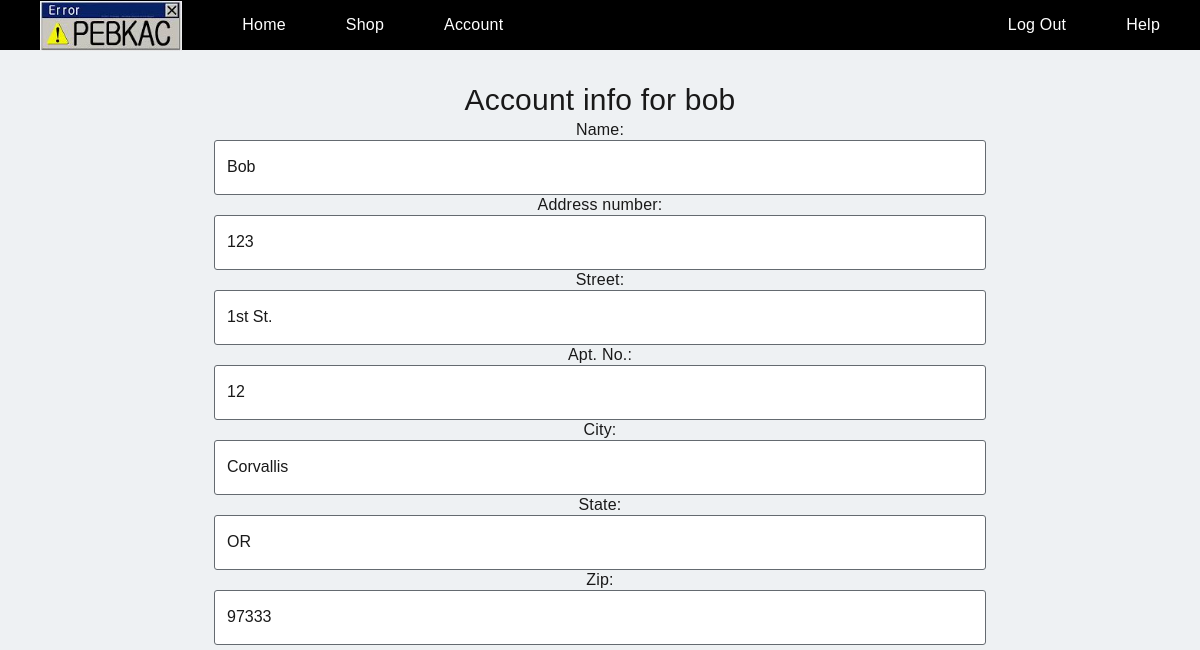
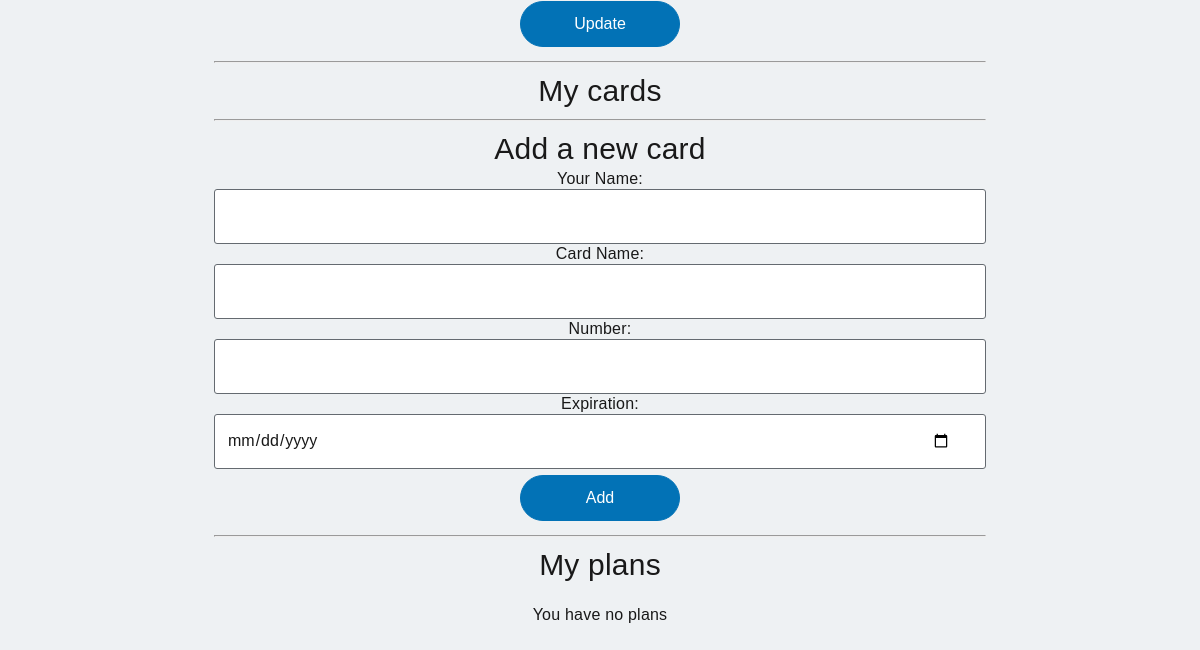
The app's page /account.php (signed in), older data (2 pictures, top to bottom).
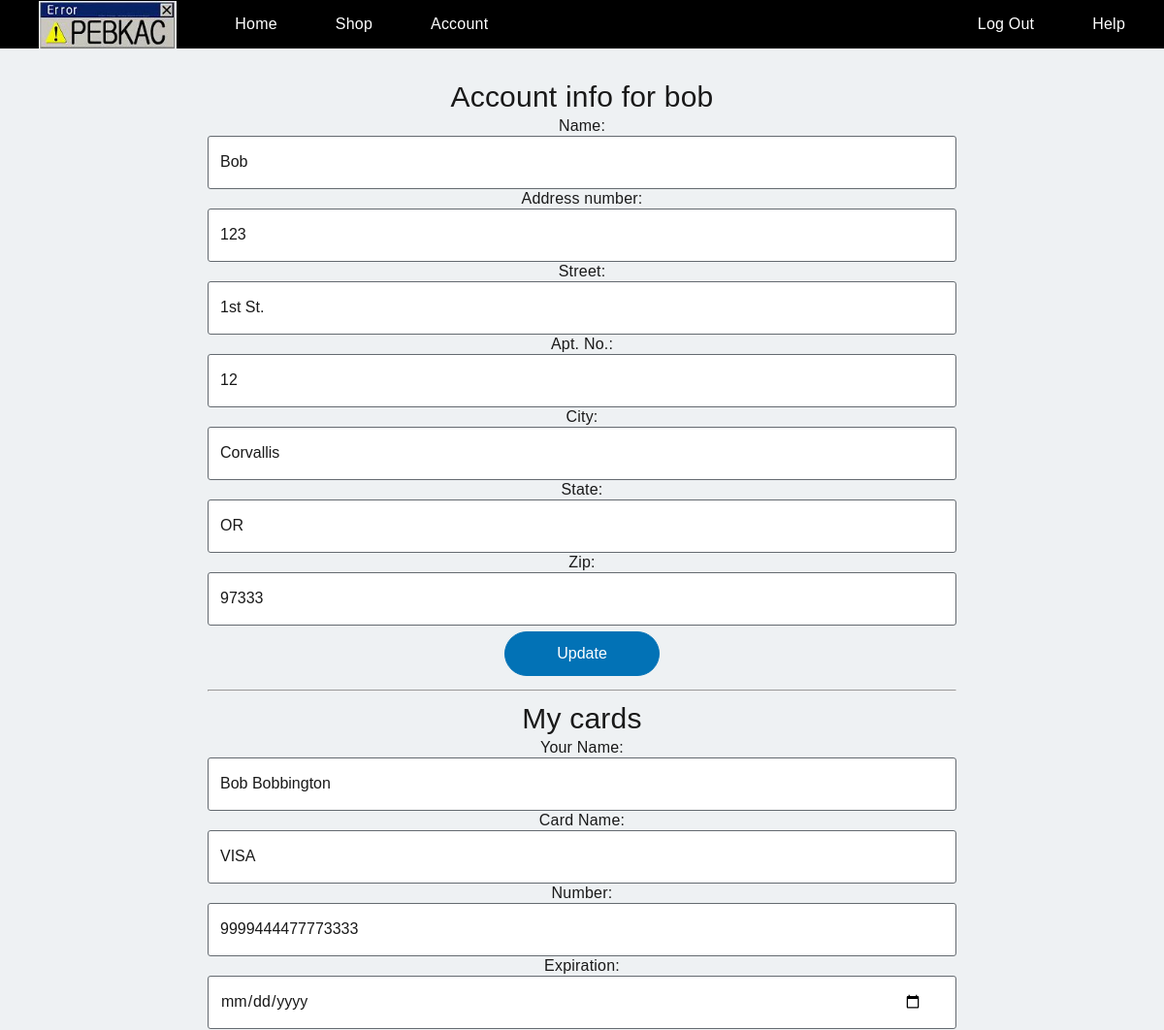
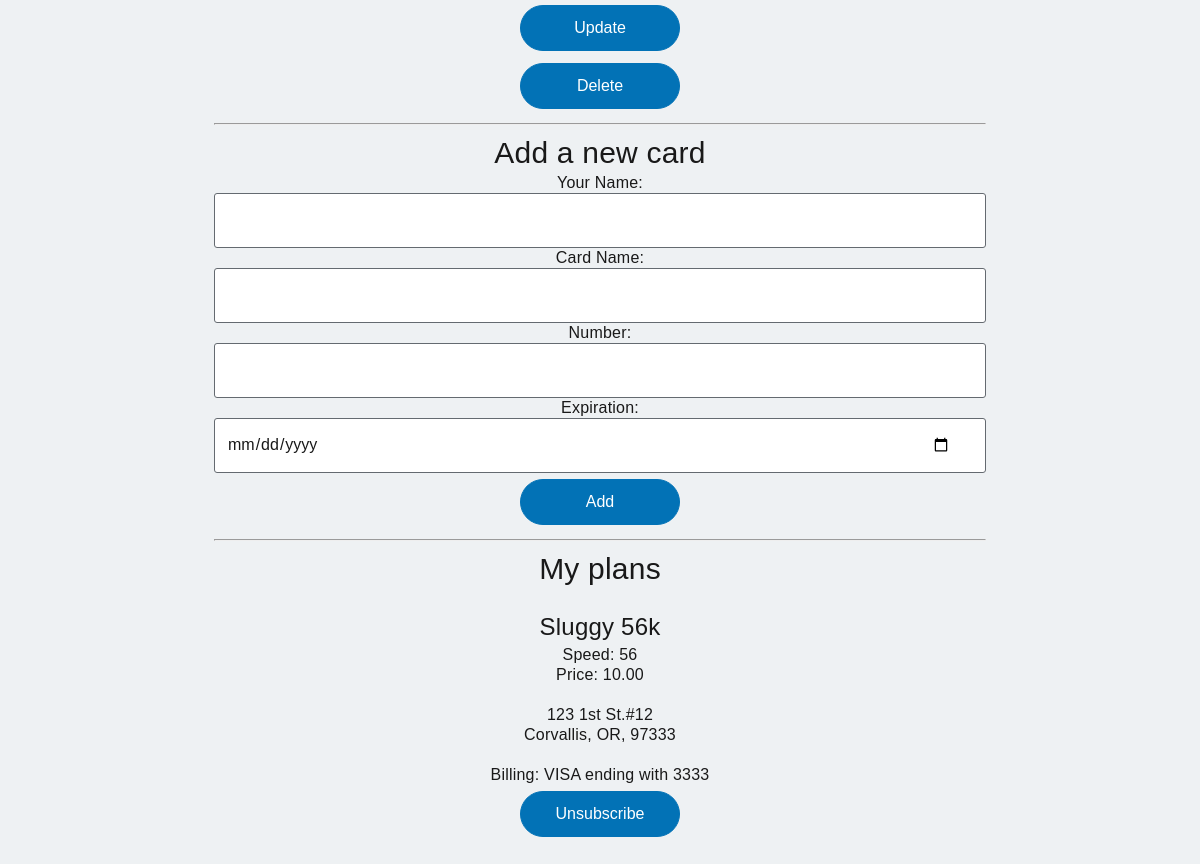
The same page, newer data (2 pictures, top to bottom).
### tables this page shows
CREATE TABLE Customer (
	id				INT AUTO_INCREMENT NOT NULL,
	username		VARCHAR(255) UNIQUE NOT NULL,
    	pass			CHAR(32),
    name			VARCHAR(255) NOT NULL,
	address_id		INT,
	PRIMARY KEY (id),
	FOREIGN KEY (address_id) REFERENCES Address(id) ON DELETE SET NULL
);

CREATE TABLE Address (
	id				INT AUTO_INCREMENT NOT NULL,
	num				INT NOT NULL,
	street			VARCHAR(255) NOT NULL,
	apt_no			INT,
    city			VARCHAR(255) NOT NULL,
	state				CHAR(2) NOT NULL,
	zip				DECIMAL(5) NOT NULL,
	PRIMARY KEY (id)
);

CREATE TABLE Billing_Info (
	id				INT AUTO_INCREMENT NOT NULL,
	cc_number		DECIMAL(16) NOT NULL,
	cc_type			VARCHAR(255) NOT NULL,
	expiration_date	DATE NOT NULL,
	name			VARCHAR(255) NOT NULL,
	user_id			INT NOT NULL,
	PRIMARY KEY (id),
	FOREIGN KEY (user_id) REFERENCES Customer(id) ON DELETE CASCADE
);

CREATE TABLE Subscription (
	plan_id			INT,
	address_id		INT,
	billing_id		INT,
	customer_id		INT,
	PRIMARY KEY (plan_id, address_id),  
	FOREIGN KEY (billing_id) REFERENCES Billing_Info(id) ON DELETE CASCADE,
	FOREIGN KEY (customer_id) REFERENCES Customer(id) ON DELETE CASCADE,
	FOREIGN KEY (address_id) REFERENCES Address(id) ON DELETE CASCADE
);

CREATE TABLE Plan (
	id				INT AUTO_INCREMENT NOT NULL,
	name			VARCHAR(255),
	price			DECIMAL(9, 2),
	speed			INT,
	added_by		INT,
	PRIMARY KEY (id),
	FOREIGN KEY (added_by) REFERENCES Employee(id) ON DELETE SET NULL
);

### public/setup.php (called while the page is built, shortened)
<?php
function is_logged_in() {
  if(isset($_SESSION['type'])) {
	return True;
  } else {
  	return False;
  }
}
function clean_input($data) {
	$data = trim($data);
	$data = stripslashes($data);
	$data = htmlspecialchars($data);
	return $data;
}

### public/account.php (the view, shortened to what this page needs)
<?php include '_header.php' ?>
<?php
	if(isset($_SESSION['type']) && isset($_SESSION['user']) && $_SESSION['type'] == 'customer') {
		$conn = mysqli_connect(DB_HOST, DB_USER, DB_PASSWORD, DB_NAME);
		$result = mysqli_query($conn, "SELECT c.username, c.name, a.num, a.street, a.apt_no, a.city, a.state, a.zip FROM Customer c LEFT JOIN Address a ON c.address_id = a.id WHERE c.id = " . $_SESSION['id']);
		$userInfo = mysqli_fetch_row($result);
		echo '<h1>Account info for ' . clean_input($userInfo[0]) . '</h1>';
		echo '<form action="updateaccount.php"  method="post">';
		echo 'Name: <input type="text" name="name" autocomplete=off required pattern=".{3,255}" title="3 to 255 characters" value="' . clean_input($userInfo[1]) . '"><br>';
		echo 'Address number: <input type="text" name="num" autocomplete=off pattern="([0-9])*" required title="Enter a number" value=' . clean_input($userInfo[2]) . '><br>';
		echo 'Street: <input type="text" name="street" autocomplete=off required pattern=".{3,255}" title="3 to 255 characters" value="' . clean_input($userInfo[3]) . '"><br>';
		echo 'Apt. No.: <input type="text" name="apt" autocomplete=off pattern="([0-9])*" title="Enter a number" value=' . clean_input($userInfo[4]) . '><br>';
		echo 'City: <input type="text" name="city" autocomplete=off required pattern=".{3,255}" title="3 to 255 characters" value="' . clean_input($userInfo[5]) . '"><br>';
		echo 'State: <input type="text" name="state" autocomplete=off pattern="([A-Z]){2,2}" required title="2 letters" value=' . clean_input($userInfo[6]) . '><br>';
		echo 'Zip: <input type="text" name="zip" autocomplete=off required pattern="[0-9]{5,5}" title="5 digits" value=' . clean_input($userInfo[7]) . '><br>';
		echo '<div class="x-flex__content"><input type="submit" name="action" value="Update" class="x-button--solid"></div>';
		echo '</form>';
		$result = mysqli_query($conn, "SELECT id, name, cc_type, cc_number, expiration_date FROM Billing_Info WHERE user_id = " . $_SESSION['id']);
		$num_row = mysqli_num_rows($result);
		echo "<hr>";
		echo "<h1>My cards</h1>";
		for($i = 0; $i < $num_row; $i++) {
			$cardInfo = mysqli_fetch_row($result);
			echo '<form action="updatebilling.php" method="post">';
			echo 'Your Name: <input type="text" name="name" autocomplete=off required pattern=".{3,255}" title="3 to 255 characters" value="' . clean_input($cardInfo[1]) . '"><br>';
			echo 'Card Name: <input type="text" name="card" autocomplete=off required pattern=".{3,255}" title="3 to 255 characters" value=' . clean_input($cardInfo[2]) . '><br>';
			echo 'Number: <input type="text" name="number" autocomplete=off required pattern="([0-9]){16,16}" required title="16 digits" value=' . clean_input($cardInfo[3]) . '><br>';
			echo 'Expiration: <input type="date" name="exp" autocomplete=off required value=' . clean_input($cardInfo[4]) . '><br>';
			echo '<div class="x-flex__content"><input type="submit" name="action" value="Update" class="x-button--solid"></div>';
			echo '<div class="x-flex__content"><input type="submit" name="action" value="Delete" class="x-button--solid"></div>';
			echo '</form>';
		}
		echo "<hr>";
		echo "<h1>Add a new card</h1>";
		echo '<form action="addbilling.php" method="post">';
		echo 'Your Name: <input type="text" name="name" pattern=".{3,255}" title="3 to 255 characters" autocomplete=off required><br>';
		echo 'Card Name: <input type="text" name="card" pattern=".{3,255}" title="3 to 255 characters" autocomplete=off required><br>';
		echo 'Number: <input type="text" name="number" pattern="([0-9]){16,16}" required title="16 digits" autocomplete=off required><br>';
		echo 'Expiration: <input type="date" name="exp" autocomplete=off required><br>';
		echo '<div class="x-flex__content"><input type="submit" name="add" value="Add" class="x-button--solid"></div>';
		echo '</form>';
		echo '<hr><h1>My plans</h1><br>';
		$query = 'SELECT s.plan_id, s.address_id, s.billing_id, p.name, p.price, p.speed FROM Subscription s LEFT JOIN Plan p ON s.plan_id = p.id WHERE customer_id = ' . $_SESSION['id'];
		$result = mysqli_query($conn, $query);
		$num_row = mysqli_num_rows($result);
		if($num_row == 0) {
			echo "You have no plans";
		}
		for($i = 0; $i < $num_row; $i++) {
			$planInfo = mysqli_fetch_row($result);
			$query = "SELECT a.num, a.street, a.apt_no, a.city, a.state, a.zip FROM Address a WHERE a.id = " . $planInfo[1];
			$addressResult = mysqli_query($conn, $query);
			$addressInfo = mysqli_fetch_row($addressResult);
			$query = "SELECT cc_type, cc_number FROM Billing_Info WHERE id = " . $planInfo[2];
			$billingResult = mysqli_query($conn, $query);
			$billingInfo = mysqli_fetch_row($billingResult);
			echo '<h2>' . clean_input($planInfo[3]) . '</h2>';
			echo 'Speed: ' . clean_input($planInfo[5]) . '<br>';
			echo 'Price: ' . clean_input($planInfo[4]) . '<br><br>';
			echo clean_input($addressInfo[0]) . ' ' . clean_input($addressInfo[1]);
			if(clean_input($addressInfo[2]) != '') {
				echo '#' . clean_input($addressInfo[2]);
			}
			echo '<br>';
			echo  clean_input($addressInfo[3]) . ', ' .  clean_input($addressInfo[4]) . ', ' .  clean_input($addressInfo[5]);
			echo '<br><br>';
			echo 'Billing: ' . clean_input($billingInfo[0]) . ' ending with ' . clean_input(substr((string)$billingInfo[1], -4));
			echo '<form action="dounsub.php" method="post">';
			echo '<div class="x-flex__content"><input type="submit" name="action" value="Unsubscribe" class="x-button--solid"></div>';
			echo '</form>';
		}
	}
	?>
<?php include '_footer.php' ?>

### public/_header.php (shortened to what this page needs)
<?php include "setup.php" ?>
<!DOCTYPE HTML>
<html lang="en">
  <head>
	<link rel="stylesheet" href="css/all.css">
  </head>
  <body>
    <header class="x-header-nav x-header-nav--ad">
	  <link href="css/gnavstyle.css" rel="stylesheet">
	  <div class="polaris-nav polaris-nav-header-wrapper" role="navigation">
		<div class="polaris-header">
		  <ul class="polaris-navigation">
			<li class="polaris-item">
			  <a href="index.php" target="_self" class="polaris-link">
				<img src="images/logo.jpg" height=50>
			  </a>
			</li>
		  </ul>
		  <ul class="polaris-navigation">
			<li class="polaris-item">
			  <a href="index.php" target="_self" class="polaris-link">
				<span class="polaris-trackname">Home</span>
			  </a>
			</li>
			<li class="polaris-item">
			  <a href="plans.php" target="_self" class="polaris-link">
				<span class="polaris-trackname">Shop</span>
			  </a>
			</li>
	<?php if(isset($_SESSION['type'])) {?>
	<?php if($_SESSION['type']=='customer'){?>
			<li class="polaris-item">
			  <a href="account.php" target="_self" class="polaris-link">
				<span class="polaris-trackname">Account</span>
			  </a>
			</li>
            <?php }} ?>
		  </ul>
		  <ul class="polaris-personal">
			<li class="polaris-item">
              <?php if(is_logged_in()) {?>
			  <a href="logout.php" target="_self" class="polaris-link">
				<span class="polaris-trackname">Log Out</span>
			  </a>
              <?php } else {?>
			  <a href="login.php" target="_self" class="polaris-link">
				<span class="polaris-trackname">Sign In</span>
			  </a>
              <?php } ?>
			</li>
			<li class="polaris-item ">
			  <a href="help.php" target="_self" class="polaris-link ">
				<span class="polaris-trackname">Help</span>
			  </a>
			</li>
		  </ul>
		</div>
	  </div>
	</header>
	<main role="main">
	  <section class="x-content-banner x-content-banner--pad-top-sm x-content-banner--pad-bottom-sm x-ui-theme--transparent x-background--transparent">
		<div class="x-flex-row middle-md center-sm">
		  <div class="x-flex__col-xs-12 x-flex__col-md-8 x--ta-c">
			<div class="x-flex__content x-content-banner__content">

### public/_footer.php
			</div>
		  </div>
		</div>
	  </section>
	</main>
  </body>
</html>

### public/css/gnavstyle.css (style rules this page uses)
.polaris-nav ul, .polaris-nav ol, .polaris-nav li { list-style-type: none; margin: 0; padding: 0 }
.polaris-nav .polaris-header a { text-decoration: none; color: #fff }
.polaris-nav { position: relative; z-index: 1500; background-color: #000 }
.polaris-nav * { box-sizing: border-box; font-family: Helvetica, Arial, sans-serif }
.polaris-nav .polaris-header { height: 50px; max-width: 1180px; margin: 0 auto; padding: 0; font-size: 16px; color: #fff }
.polaris-nav .polaris-personal { float: right }
.polaris-nav .polaris-item { float: left; position: relative }
.polaris-nav .polaris-link { position: relative; float: left; height: 50px; padding: 0 30px; line-height: 50px; color: #fff; text-decoration: none }

Row changes from the older to the newer data that the page shows:
added billing_info: name "Bob Bobbington", card "VISA", number "9999444477773333", cc_type "VISA", cc_number "3333"
added subscription: plan.name "Sluggy 56k", plan.speed "56", plan.price "10.00"
now on this page (row unchanged): address: num "123", street "1st St.", apt_no "12", city "Corvallis", state "OR", zip "97333"
Text that changed along with them:
new list line: "Speed: Price: # , , Billing: ending with Unsubscribe"
text no longer shown: "You have no plans"
